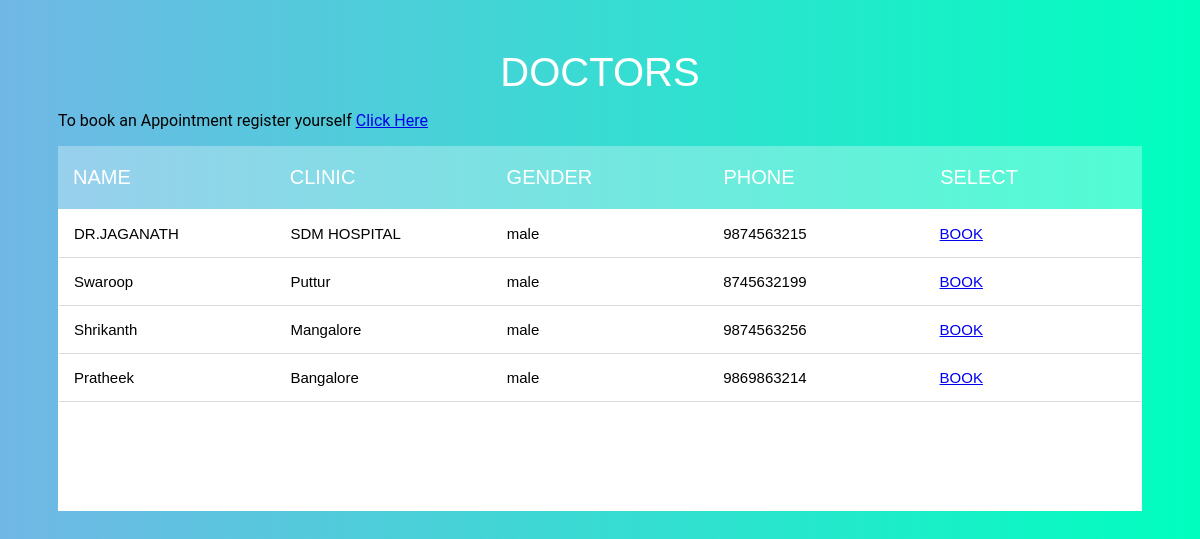
The app's page /Appointment.php with its own data.
### tables this page shows
CREATE TABLE `doctor` (
  `D_ID` int(10) NOT NULL,
  `D_NAME` varchar(20) NOT NULL,
  `CLINIC` varchar(20) NOT NULL,
  `GENDER` varchar(10) NOT NULL,
  `PHONE` bigint(10) NOT NULL,
  `email` varchar(100) NOT NULL,
  `password` varchar(100) NOT NULL
);

### Appointment.php (the view, shortened to what this page needs)
<!DOCTYPE html>
<html lang="en">
<head>
    <link rel="stylesheet" href="https://cdnjs.cloudflare.com/ajax/libs/font-awesome/4.7.0/css/font-awesome.min.css" />
    <link rel="stylesheet" href="css/DoctorDisplay.css">
</head>
<body>
<section>
        <h1>DOCTORS</h1>
        <p>To book an Appointment register yourself <a href="PatientRIG.css">Click Here</a></p>
            <div class="tbl-header">
                <table cellpadding="0" cellspacing="0" border="0" >
                    <thead>
                        <tr>
                            <th>NAME</th>
                            <th>CLINIC</th>
                            <th>GENDER</th>
                            <th>PHONE</th>
                            <th>SELECT</th>
                        </tr>
                    </thead>
                </table>
            </div>
    <div class="tbl-content">
        <table  cellpadding="0" cellspacing="0" border="0">
            <tbody>
            <?php
                include 'connection.php';
                $selectquery=" select D_NAME,CLINIC,GENDER,PHONE  from  doctor " ;
                $query=mysqli_query($con,$selectquery);
                while($res=mysqli_fetch_array($query))
                {
             ?>
             <tr>
                 <td> <?php  echo $res['D_NAME'];  ?></td>
                 <td> <?php  echo $res['CLINIC'];  ?></td>
                 <td> <?php  echo $res['GENDER'];   ?></td>
                 <td> <?php  echo $res['PHONE'] ;  ?></td>
                 <td><a href="BookDOC.php?Did=<?php  echo $res['D_ID'];  ?>">BOOK</a></td>
             </tr>
           <?php
                }
                 ?>
            </tbody>
        </table>
    </div>
    </section>
</body>
</html>

### css/DoctorDisplay.css (style rules this page uses)
body { font-family: 'Poppins',sans-serif; }
h1 { font-size: 40px; color: #fff; text-transform: uppercase; font-weight: 300; text-align: center; margin-bottom: 15px; font-family: 'Poppins',sans-serif; }
table { width:100%; table-layout: fixed; }
.tbl-header { background-color: rgba(255,255,255,0.3); }
.tbl-content { height:300px; overflow-x:auto; margin-top: 0px; border: 1px solid rgba(255,255,255,0.3); background: #fff; }
th { padding: 20px 15px; text-align: left; font-weight: 500; font-size: 20px; color: #fff; text-transform: uppercase; font-family: 'Poppins',sans-serif; }
td { padding: 15px; text-align: left; vertical-align:middle; font-weight: 300; font-size: 15px; color: black; font-family: 'Poppins',sans-serif; border-bottom: 1px solid rgb(219, 219, 219); }
body { background: -webkit-linear-gradient(#71b7e6, #00FFBF); background: linear-gradient(to right, #71b7e6, #00FFBF); font-family: 'Roboto', sans-serif; }
section { margin: 50px; }

### records on screen
doctor: D_NAME "DR.JAGANATH", CLINIC "SDM HOSPITAL", GENDER "male", PHONE "9874563215"
doctor: D_NAME "Swaroop", CLINIC "Puttur", GENDER "male", PHONE "8745632199"
doctor: D_NAME "Shrikanth", CLINIC "Mangalore", GENDER "male", PHONE "9874563256"
doctor: D_NAME "Pratheek", CLINIC "Bangalore", GENDER "male", PHONE "9869863214"
